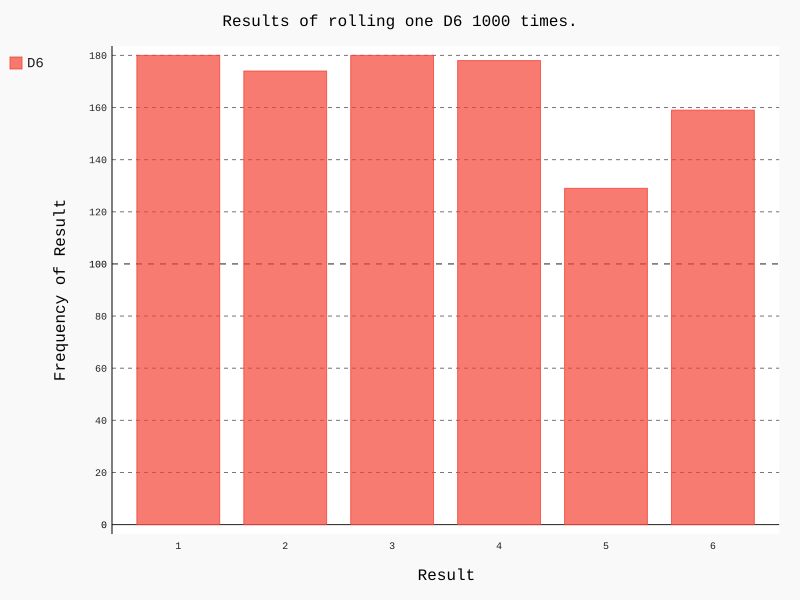

The Python source for this figure:
from die import Die

import pygal

#创建一个D6
die = Die()

#掷几次骰子，并将结果存储在一个列表中
results = []
for roll_num in range(1000):
    result = die.roll()
    results.append(result)

#分析结果
frequencies = []
for value in range(1, die.num_sides+1):
    frequency = results.count(value)
    frequencies.append(frequency)

#对结果进行可视化
hist = pygal.Bar()

hist.title = "Results of rolling one D6 1000 times."
hist.x_labels = ['1', '2', '3', '4', '5', '6']
hist.x_title = "Result"
hist.y_title = "Frequency of Result"

hist.add('D6', frequencies)
hist.render_to_file('die_visual.svg')
